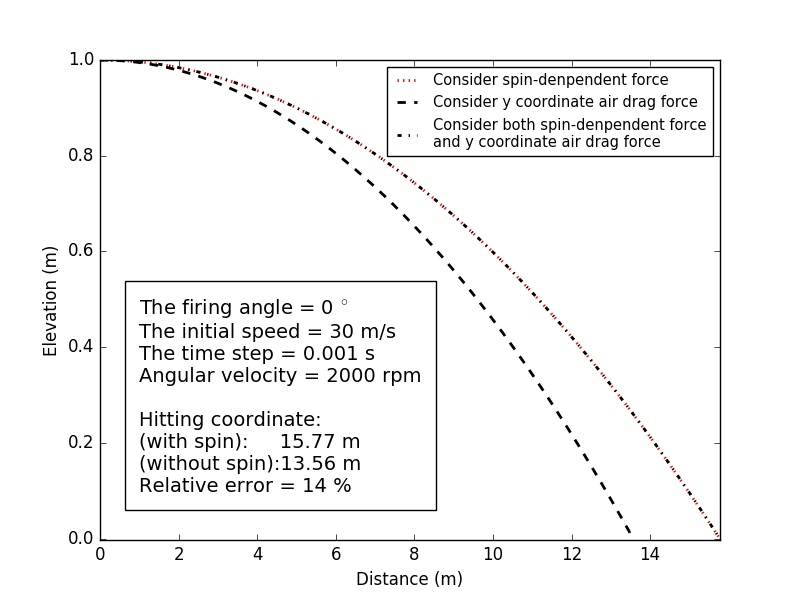

The script that saved this image:
# Author  : LIN Chun ([email redacted])
# Date    : 2016-06-11 14:07:54

from pylab import *
import pickle

#global variables
theta = 0 #DEG
dt = 0
i = 0
r = 0
xl = 0
xl_1 = 0
#fixed parameters
g = 9.8
B2_m = 4.0*10**(-5)
w = 2000/60*2*pi
S_0_m = 4.1*10**(-4)

v = []
x = []
y = []
t = []
lib = {'x':[],'y':[],'x_hit':[]}
lib1 = dict()
lib2 = dict()

def initialize():
    global dt, theta, lib, v, x, y, t
    v = [float(30)]
    x = [0]
    y = [1]
    t = [0]
    lib = {'x':[],'y':[],'x_hit':[]}
    dt = float(0.001)
    # v.append(float(raw_input('Input initial speed v(0):')))
    # dt = float(raw_input('Input time step:'))
    theta = float(theta)#raw_input('Input firing angle (DEG):'))
    return 0

def calculate():
	global i, r, xl
	i = 0
	vx = [n*cos(theta/180*pi) for n in v]
	vy = [n*sin(theta/180*pi) for n in v]
	while True:
		x.append(x[i] + vx[i]*dt)
		y.append(y[i] + vy[i]*dt)
		ax = -B2_m*v[i]*vx[i]
		ay = S_0_m*w*vx[i] 
		#ay = S_0_m*w*vx[i] - B2_m*v[i]*vy[i]
		#ay = -B2_m*v[i]*vy[i]
		vx.append(vx[i] + ax*dt)
		vy.append(vy[i] + (-g+ay)*dt)
		i += 1
		v.append(sqrt(vx[i]**2 + vy[i]**2))
		if y[i]<=0:
			break
	r = -y[i-1]/y[i]
	xl = (x[i-1]+r*x[i])/(r+1)
	return 0

def store():
	global lib
	lib['x']=x
	lib['y']=y
	lib['x_hit']=[xl] #.append(xl)
	pickle_file = open("A7.pkl", "a") 
	pickle.dump(lib, pickle_file)
def read():
    global lib, lib1, lib2
    pickle_file = open("A7.pkl", "r")
    lib = pickle.load(pickle_file)
    lib1 = pickle.load(pickle_file)
    lib2 = pickle.load(pickle_file)

initialize()
# calculate()
# store()
read()
# print lib, lib1, lib2

x = lib['x']
y = lib['y']
x1 = lib1['x']
y1 = lib1['y']
x2 = lib2['x']
y2 = lib2['y']
xl = lib['x_hit']
xl_1 = lib1['x_hit']
plot(x, y, color='red', linewidth=2, linestyle=':', marker='o', markerfacecolor="white", markersize='0', markeredgecolor="black", label="Consider spin-denpendent force")
plot(x1, y1, color='black', linewidth=2, linestyle='--', marker='s', markerfacecolor="white", markersize='0', markeredgecolor="black", label="Consider y coordinate air drag force")
plot(x2, y2, color='black', linewidth=2, linestyle='-.', marker='^', markerfacecolor="white", markersize='0', markeredgecolor="black", label="Consider both spin-denpendent force\nand y coordinate air drag force")
xlabel('Distance (m)')
ylabel('Elevation (m)')
margins(0,0)
legend(loc="upper right", numpoints="2", fontsize=10.5)
text(1, 0.1, "The firing angle = %g $^{\circ}$\nThe initial speed = %g m/s\nThe time step = %g s\nAngular velocity = 2000 rpm\n\nHitting coordinate:\n(with spin):     %g m\n(without spin):%g m\nRelative error = 14 %%" %(theta,v[0],dt,15.77,13.56), fontsize=14, bbox={'facecolor':'white', 'alpha':1, 'pad':10})
# annotate('Sea level', xy=(6000, 0), xytext=(10000, 2000), arrowprops=dict(facecolor='black', shrink=0.05))

savefig("A7.jpg")
show()